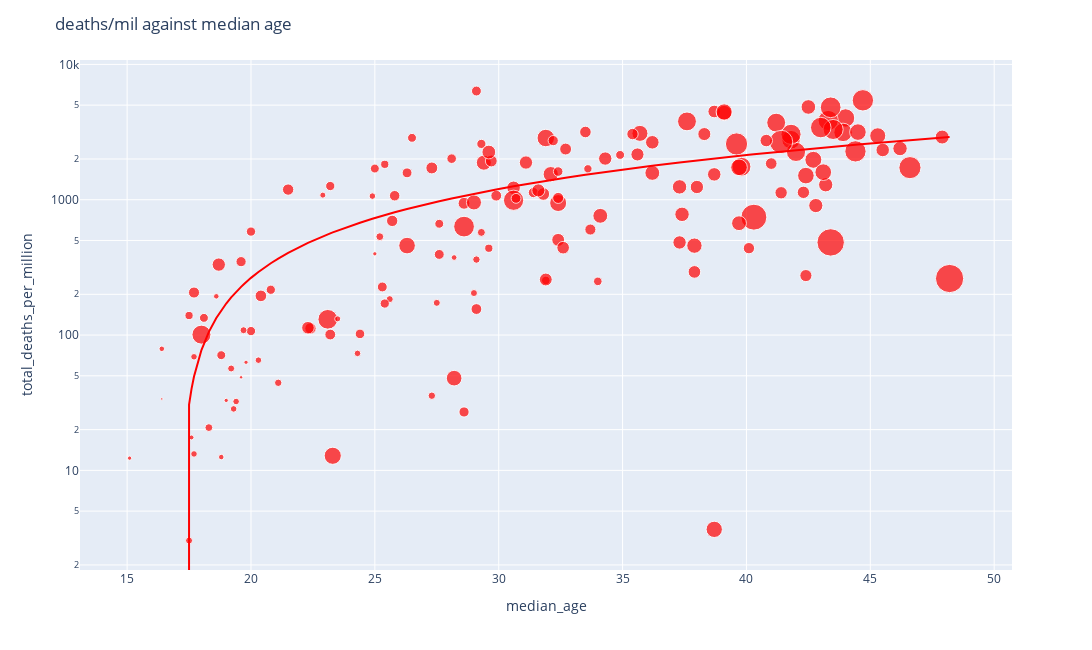

The code cell stored with this chart in its notebook:
### Code cell
bubbleScatter(df_diab, 'median_age', 'total_deaths_per_million', 'hospital_beds_per_thousand',
             'location', 'linear', 'log', 'deaths/mil against median age')

### Figure 1 — Plotly figure (JSON) as saved in the notebook; plotly's stock layout.template omitted (floating-point values rounded to 4 significant figures; data arrays with more than 128 entries replaced by an {"elided": "..."} marker saying what was removed)
{"data": [{"hovertemplate": "<b>%{hovertext}</b><br><br>median_age=%{x}<br>total_deaths_per_million=%{y}<br>hospital_beds_per_thousand=%{marker.size}<extra></extra>", "hovertext": {"elided": "158 str values"}, "legendgroup": "", "marker": {"color": "red", "size": {"elided": "158 float values"}, "sizemode": "area", "sizeref": 0.03263, "symbol": "circle"}, "mode": "markers", "name": "", "orientation": "v", "showlegend": false, "type": "scatter", "x": {"elided": "158 float values"}, "xaxis": "x", "y": {"elided": "158 float values"}, "yaxis": "y"}, {"hovertemplate": "<b>OLS trendline</b><br>total_deaths_per_million = 93.5835 * median_age + -1607.07<br>R<sup>2</sup>=0.383690<br><br>median_age=%{x}<br>total_deaths_per_million=%{y} <b>(trend)</b><extra></extra>", "legendgroup": "", "marker": {"color": "red", "symbol": "circle"}, "mode": "lines", "name": "", "showlegend": false, "type": "scatter", "x": {"elided": "158 float values"}, "xaxis": "x", "y": {"elided": "158 float values"}, "yaxis": "y"}], "layout": {"height": 650, "legend": {"itemsizing": "constant", "tracegroupgap": 0}, "margin": {"t": 60}, "title": {"text": "deaths/mil against median age"}, "width": 1200, "xaxis": {"anchor": "y", "domain": [0, 1], "title": {"text": "median_age"}, "type": "linear"}, "yaxis": {"anchor": "x", "domain": [0, 1], "title": {"text": "total_deaths_per_million"}, "type": "log"}}}
